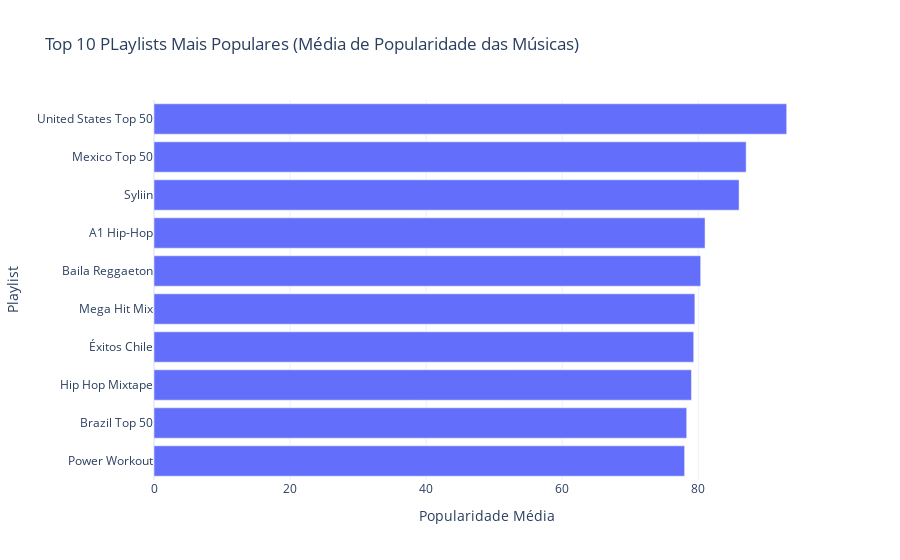

Notebook code for this chart:
### Markdown cell above
### 3.14 - Playlists mais populares

### Code cell
album_popularity = db_final.groupby('playlist')['popularity'].mean().reset_index()
top_albuns = album_popularity.sort_values('popularity', ascending=False).head(10)
fig = px.bar(
    top_albuns,
    x='popularity',
    y='playlist',
    orientation='h',
    title='Top 10 PLaylists Mais Populares (Média de Popularidade das Músicas) ',
    labels={'popularity': 'Popularidade Média', 'playlist': 'Playlist'},)

fig.update_yaxes(categoryorder='total ascending')
fig.update_layout(template='plotly_white')

fig.show()

### Figure 1 — Plotly figure (JSON) as saved in the notebook; plotly's stock layout.template omitted (floating-point values rounded to 4 significant figures)
{"data": [{"hovertemplate": "Popularidade Média=%{x}<br>Playlist=%{y}<extra></extra>", "legendgroup": "", "marker": {"color": "#636efa", "pattern": {"shape": ""}}, "name": "", "orientation": "h", "showlegend": false, "textposition": "auto", "type": "bar", "x": [93.0, 87.04, 86.0, 81.0, 80.36, 79.5, 79.33, 79.0, 78.3, 78.0], "xaxis": "x", "y": ["United States Top 50", "Mexico Top 50", "Syliin", "A1 Hip-Hop", "Baila Reggaeton", "Mega Hit Mix", "Éxitos Chile", "Hip Hop Mixtape", "Brazil Top 50", "Power Workout"], "yaxis": "y"}], "layout": {"barmode": "relative", "legend": {"tracegroupgap": 0}, "title": {"text": "Top 10 PLaylists Mais Populares (Média de Popularidade das Músicas) "}, "xaxis": {"anchor": "y", "domain": [0, 1], "title": {"text": "Popularidade Média"}}, "yaxis": {"anchor": "x", "categoryorder": "total ascending", "domain": [0, 1], "title": {"text": "Playlist"}}}}
